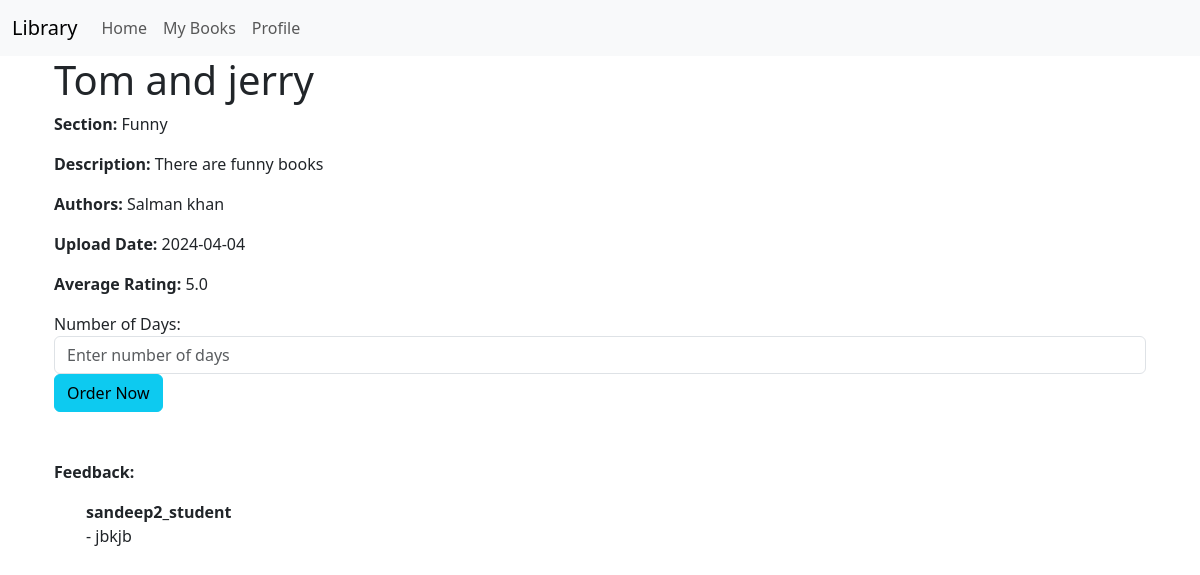
/book_detail/4 (signed in), run on an earlier commit of the app's database.
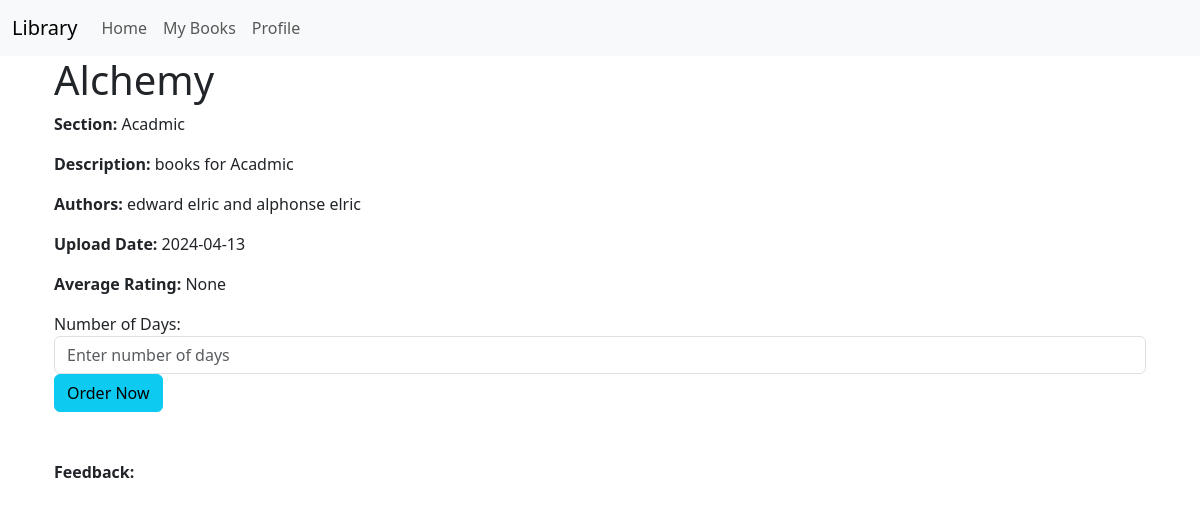
And on a later commit of the database.
### models.py (models this page shows)
class Book(db.Model):
    id = db.Column(db.Integer, primary_key=True)#
    name = db.Column(db.String(64), nullable=False)#
    content = db.Column(db.Text)#
    authors = db.Column(db.String(255))#
    book_upload_date = db.Column(db.Date,default=datetime.utcnow)#
    book_rating = db.Column(db.Float)
    section_id = db.Column(db.Integer, db.ForeignKey('section.id'), nullable=False)#
    bookrequest = db.relationship('BookRequest', backref='book', lazy=True, cascade='all, delete-orphan')#
    feedback_records = db.relationship('Feedback', backref='', lazy=True, cascade='all, delete-orphan')

class Section(db.Model):
    id = db.Column(db.Integer, primary_key=True)#
    name = db.Column(db.String(32), unique=True)#
    date_created = db.Column(db.Date,default=datetime.utcnow)#
    description = db.Column(db.Text)#
    books = db.relationship('Book', backref='section', lazy=True,cascade='all, delete-orphan')

class Feedback(db.Model):
    id = db.Column(db.Integer, primary_key=True)
    user_id = db.Column(db.Integer, db.ForeignKey('user.id'), nullable=False)
    book_id = db.Column(db.Integer, db.ForeignKey('book.id'), nullable=False)
    rating = db.Column(db.Integer,CheckConstraint('rating >= 0 AND rating <= 5'))
    feedback = db.Column(db.Text)
    user = db.relationship('User', backref=db.backref('feedback', lazy=True))
    book = db.relationship('Book', backref=db.backref('feedback', lazy=True))

class User(db.Model):
    id = db.Column(db.Integer, primary_key=True)#
    username = db.Column(db.String(32), unique=True, nullable=False)#
    passhash = db.Column(db.String(256), nullable=False)#
    name = db.Column(db.String(64), nullable=False)#
    is_librarian = db.Column(db.Boolean, nullable=False, default=False)#

### routes.py (the view)
@app.route('/book_detail/<int:book_id>')
@auth_required
def book_detail(book_id):
    user = User.query.get(session['user_id'])
    book = Book.query.get(book_id)
    feedbacks = Feedback.query.filter_by(book_id=book.id).all()
    if not book:
        flash('Book does not exist')
        return redirect(url_for('mybook'))
    return render_template('book_detail.html', user=user , book=book,feedbacks=feedbacks)

### routes.py (called while the page is built)
def auth_required(func):
    @wraps(func)
    def inner(*args, **kwargs):
        if 'user_id' in session:
            return func(*args, **kwargs)
        else:
            flash('Please login to continue')
            return redirect(url_for('login'))
    return inner

### templates/book_detail.html (shortened to what this page needs)
{% extends 'layout.html' %}
{% block content %}
<div class="container">
    <h1>{{ book.name }}</h1>
            <p><b>Section:</b> {{ book.section.name }}</p>
            <p><b>Description:</b> {{ book.section.description }}</p>
            <p><b>Authors:</b> {{ book.authors }}</p>
            <p><b>Upload Date:</b> {{ book.book_upload_date.strftime('%Y-%m-%d') }}</p>
            <p><b>Average Rating:</b> {{ book.book_rating }}</p>
            <form action="{{ url_for('book_request_post', book_id=book.id) }}" method="post">
                <div class="form-group">
                    <label for="requested_day">Number of Days:</label>
                    <input type="number" name="requested_day" class="form-control" placeholder="Enter number of days" required>
                </div>
                <button type="submit" class="btn btn-info">Order Now</button>
            </form>
            <br>
            <br>
            <p><b>Feedback:</b></p>
            <ul>
                {% for feedback in feedbacks %}
                    <b>{{feedback.user.username}}</b>
                    <p>- {{ feedback.feedback }}</p>
                {% endfor %}
            </ul>
        </div>
    </div>
{% endblock %}

### templates/layout.html (shortened to what this page needs)
<!DOCTYPE html>
<html lang="en">
<head>
<link href="https://cdn.jsdelivr.net/npm/bootstrap@5.3.2/dist/css/bootstrap.min.css" rel="stylesheet">
</head>
<body>
    {% include 'navbar.html'   %}
    <div class="container">
        {% block content %}
        {% endblock %}
</body>
</html>

### templates/navbar.html (shortened to what this page needs)
<nav class="navbar navbar-expand-lg navbar-light bg-light">
  <div class="container-fluid">
    <a class="navbar-brand" href="/">Library</a>
    <div class="collapse navbar-collapse" id="navbarNav">
      <ul class="navbar-nav">
        {% if 'user_id' in session %}
        <li class="nav-item">
          <a class="nav-link"  href="{{ url_for('index') }}">Home</a>
              {%if user.is_librarian%}
              <li class="nav-item">
                <a class="nav-link" href="{{ url_for('see_requests') }}">Book Requests</a>
              </li>
              <li class="nav-item">
                <a class="nav-link" href="{{ url_for('add_section') }}"> Add Section</a>
              </li>
              {%else%}
              <li class="nav-item">
                <a class="nav-link" href="{{ url_for('mybook') }}">My Books</a>
              </li>
              {%endif%}
            </li>
            <li class="nav-item">
              <a class="nav-link"  href="{{ url_for('profile') }}">Profile</a>
            </li>
        {% endif %}
      </ul>
    </div>
  </div>
</nav>

What changed in the data, as far as the page shows it:
removed Feedback: user.username "sandeep2_student", feedback "jbkjb"
changed Book: name "Tom and jerry" → "Alchemy"; authors "Salman khan" → "edward elric and alphonse elric"; book_upload_date "2024-04-04" → "2024-04-13"; book_rating "5.0" → "None"
changed Section: section.name "Funny" → "Acadmic"; section.description "There are funny books" → "books for Acadmic"
